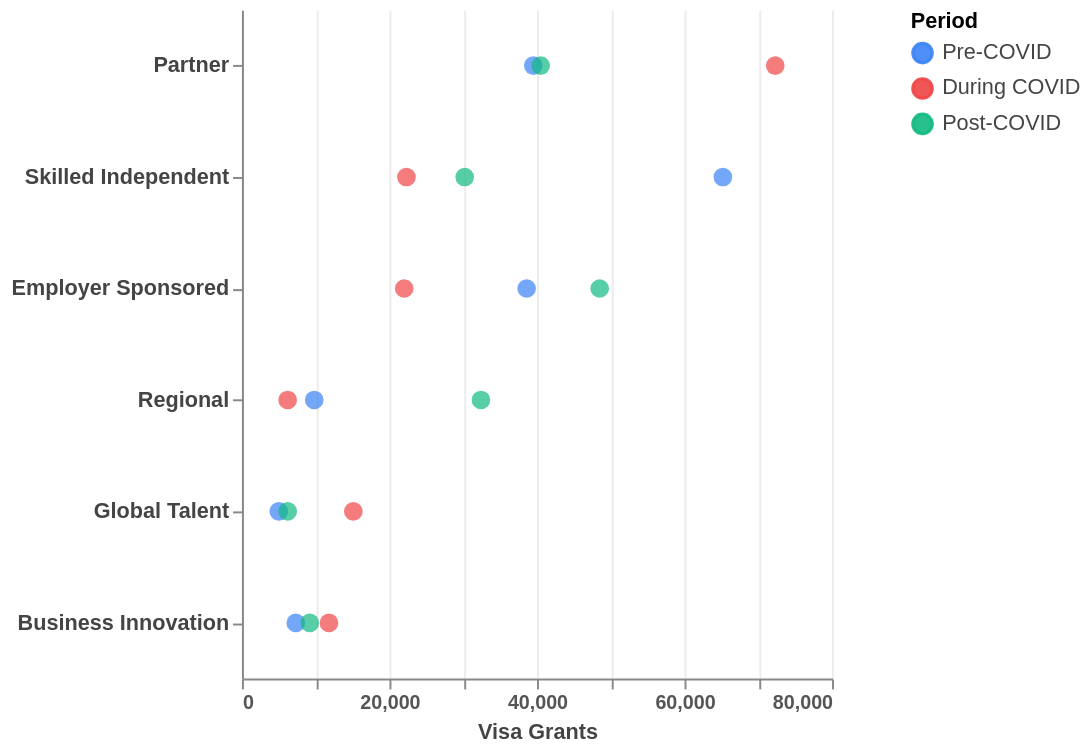

Write a Vega-Lite specification for this figure.
### Vega-Lite specification from a JSON file in a GitHub repository (floating-point values rounded to 4 significant figures)
{"$schema": "https://vega.github.io/schema/vega-lite/v5.json", "width": "container", "height": 340, "background": "#ffffff", "data": {"values": [{"stream": "Skilled Independent", "period": "Pre-COVID", "value": 65200}, {"stream": "Skilled Independent", "period": "During COVID", "value": 22300}, {"stream": "Skilled Independent", "period": "Post-COVID", "value": 30200}, {"stream": "Employer Sponsored", "period": "Pre-COVID", "value": 38600}, {"stream": "Employer Sponsored", "period": "During COVID", "value": 22000}, {"stream": "Employer Sponsored", "period": "Post-COVID", "value": 48500}, {"stream": "Regional", "period": "Pre-COVID", "value": 9800}, {"stream": "Regional", "period": "During COVID", "value": 6200}, {"stream": "Regional", "period": "Post-COVID", "value": 32400}, {"stream": "Business Innovation", "period": "Pre-COVID", "value": 7300}, {"stream": "Business Innovation", "period": "During COVID", "value": 11800}, {"stream": "Business Innovation", "period": "Post-COVID", "value": 9200}, {"stream": "Global Talent", "period": "Pre-COVID", "value": 5000}, {"stream": "Global Talent", "period": "During COVID", "value": 15100}, {"stream": "Global Talent", "period": "Post-COVID", "value": 6200}, {"stream": "Partner", "period": "Pre-COVID", "value": 39500}, {"stream": "Partner", "period": "During COVID", "value": 72300}, {"stream": "Partner", "period": "Post-COVID", "value": 40500}]}, "layer": [{"mark": {"type": "line", "strokeWidth": 2.5, "opacity": 0.9}, "encoding": {"y": {"field": "stream", "type": "nominal", "sort": ["Partner", "Skilled Independent", "Employer Sponsored", "Regional", "Global Talent", "Business Innovation"], "axis": {"title": null, "labelFontSize": 11, "labelColor": "#444", "labelFontWeight": "bold"}}, "x": {"field": "value", "type": "quantitative", "axis": {"title": "Visa Grants", "labelFontWeight": "bold", "titleFontWeight": "bold", "grid": true, "gridColor": "#ececec", "labelColor": "#555", "titleColor": "#444", "tickCount": 6}}, "detail": {"field": "stream"}, "color": {"field": "period", "type": "nominal", "scale": {"domain": ["Pre-COVID", "During COVID", "Post-COVID"], "range": ["#3b82f6", "#ef4444", "#10b981"]}, "legend": {"title": "Period", "orient": "right", "labelFontSize": 11, "labelColor": "#444", "symbolType": "circle", "offset": 40}}}}, {"mark": {"type": "point", "filled": true, "size": 90}, "encoding": {"y": {"field": "stream", "type": "nominal", "sort": ["Partner", "Skilled Independent", "Employer Sponsored", "Regional", "Global Talent", "Business Innovation"]}, "x": {"field": "value", "type": "quantitative"}, "color": {"field": "period", "type": "nominal", "scale": {"domain": ["Pre-COVID", "During COVID", "Post-COVID"], "range": ["#1d4ed8", "#b91c1c", "#047857"]}}, "tooltip": [{"field": "stream", "title": "Visa Stream"}, {"field": "period", "title": "Period"}, {"field": "value", "title": "Visa Grants", "format": ","}]}}], "config": {"view": {"stroke": null}}}
